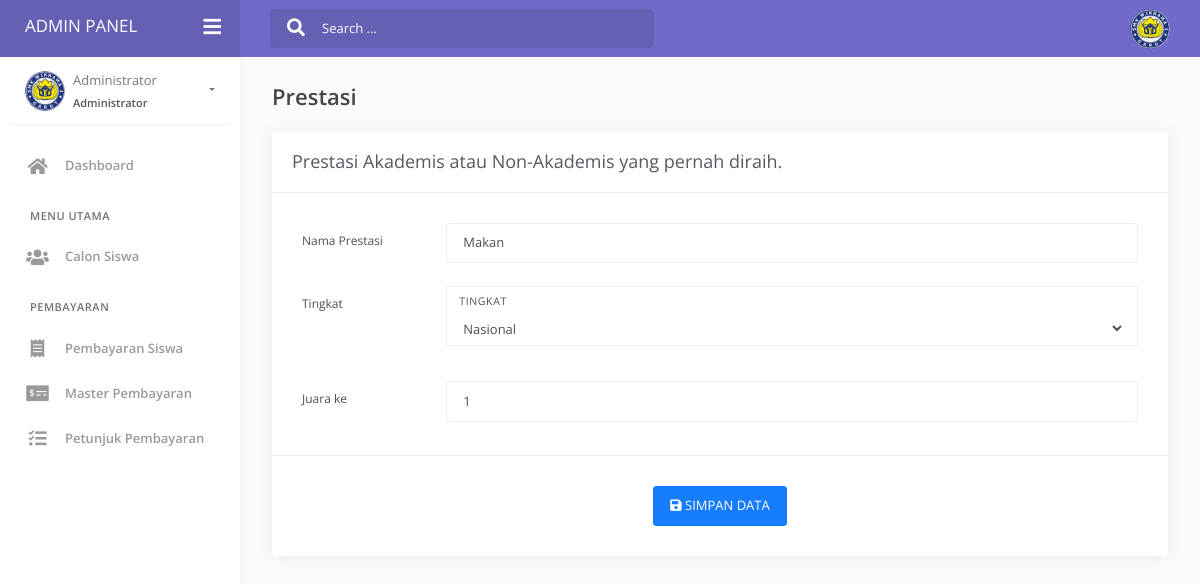
The page /panel/index.php?p=prestasi&id=378 (signed in) on the database its author committed.
### tables this page shows
CREATE TABLE `users` (
  `id` int(11) NOT NULL,
  `username` varchar(35) NOT NULL,
  `password` varchar(50) NOT NULL,
  `nama` varchar(50) NOT NULL,
  `email` varchar(32) NOT NULL,
  `level` int(11) NOT NULL
);

CREATE TABLE `calon_siswa_prestasi` (
  `prestasi_id` int(11) NOT NULL,
  `siswa_id` int(11) NOT NULL,
  `prestasi_nama` varchar(50) NOT NULL,
  `prestasi_tingkat` varchar(20) NOT NULL,
  `prestasi_juara_ke` int(11) NOT NULL
);

### panel/admin/prestasi.php (the view, shortened to what this page needs)
<div class="content">
	<div class="page-inner">
		<div class="page-header">
			<h4 class="page-title">Prestasi</h4>
		</div>
		<div class="card">
			<div class="card-header">
				<div class="card-title">Prestasi Akademis atau Non-Akademis yang pernah diraih.</div>
			</div>
			<form method="post" action="">
				<div class="card-body">
					<?php
					$get_id = $_GET['id'];
					$sql = mysqli_query($koneksi, "SELECT * FROM calon_siswa_prestasi WHERE siswa_id='$get_id'");
					$pres = mysqli_fetch_assoc($sql);
					?>
					<div class="row">
						<div class="col-md-12">
							<div class="form-group row">
								<label class="col-sm-2 col-form-label">Nama Prestasi</label>
								<div class="col-sm-10">
									<input type="text" name="prestasi_nama" class="form-control" value="<?=$pres['prestasi_nama']?>" autocomplete="off" >
								</div>
							</div>
							<div class="form-group row">
								<label class="col-sm-2 col-form-label">Tingkat</label>
								<div class="col-sm-10">
									<div class="form-group form-group-default">
										<label>Tingkat</label>
										<select name="prestasi_tingkat" class="form-control">
											<?php
											$tingkat = mysqli_query($koneksi, "SELECT * FROM tingkat");
											while($tingkat_prestasi = mysqli_fetch_assoc($tingkat)){
												echo '<option value="'.$tingkat_prestasi['id_tingkat'].'" ';
												echo '>'.$tingkat_prestasi['nama_tingkat'].'</option>';
											}
											?>
										</select>
									</div>
								</div>
							</div>
							<div class="form-group row">
								<label class="col-sm-2 col-form-label">Juara ke</label>
								<div class="col-sm-10">
									<input type="number" name="prestasi_juara" class="form-control" value="<?=$pres['prestasi_juara_ke']?>" autocomplete="off">
								</div>
							</div>
						</div>
					</div>
				</div>
				<div class="card-action text-center">
					<button type="submit" class="btn btn-primary"><i class="fa fa-save"></i> SIMPAN DATA</button>
				</div>
			</form>
		</div>
	</div>
</div>

### panel/index.php (shortened to what this page needs)
<?php
include('../config.php');
if(empty($_SESSION['id'])){
	echo '<script>document.location="../login.php";</script>';
}else{
	$id = $_SESSION['id'];
	$level = $_SESSION['level'];
	if($level == 1){
		$sql_admin = mysqli_query($koneksi, "SELECT * FROM users WHERE id='$id' LIMIT 1");
		$row = mysqli_fetch_assoc($sql_admin);
	}else if($level == 2){
		$sql_siswa = mysqli_query($koneksi, "SELECT * FROM calon_siswa WHERE siswa_id='$id' LIMIT 1");
		$row = mysqli_fetch_assoc($sql_siswa);
	}
}
?>
<!DOCTYPE html>
<html lang="en">
<head>
	<link href="https://hayageek.github.io/jQuery-Upload-File/4.0.11/uploadfile.css" rel="stylesheet">
	<link href="https://cdn.jsdelivr.net/npm/summernote@0.8.18/dist/summernote-bs4.min.css" rel="stylesheet">
	<link rel="stylesheet" href="./assets/css/bootstrap.min.css">
	<link rel="stylesheet" href="./assets/css/azzara.min.css">
	<link rel="stylesheet" href="./assets/css/demo.css">
</head>
<body>
	<div class="wrapper">
		<div class="main-header" data-background-color="purple">
			<div class="logo-header">
				<a href="index.php" class="logo text-white">
					ADMIN PANEL
				</a>
				<div class="navbar-minimize">
					<button class="btn btn-minimize btn-rounded">
						<i class="fa fa-bars"></i>
					</button>
				</div>
			</div>
			<nav class="navbar navbar-header navbar-expand-lg">
				<div class="container-fluid">
					<div class="collapse" id="search-nav">
						<form class="navbar-left navbar-form nav-search mr-md-3">
							<div class="input-group">
								<div class="input-group-prepend">
									<button type="submit" class="btn btn-search pr-1">
										<i class="fa fa-search search-icon"></i>
									</button>
								</div>
								<input type="text" placeholder="Search ..." class="form-control">
							</div>
						</form>
					</div>
					<ul class="navbar-nav topbar-nav ml-md-auto align-items-center">
						<li class="nav-item dropdown hidden-caret">
							<a class="dropdown-toggle profile-pic" data-toggle="dropdown" href="#" aria-expanded="false">
								<div class="avatar-sm">
									<img src="../assets/img/logo-smk1.png" alt="..." class="avatar-img rounded-circle">
								</div>
							</a>
						</li>
					</ul>
				</div>
			</nav>
		</div>
		<div class="sidebar">
			<div class="sidebar-wrapper scrollbar-inner">
				<div class="sidebar-content">
					<div class="user">
						<div class="avatar-sm float-left mr-2">
							<img src="../assets/img/logo-smk1.png" alt="..." class="avatar-img rounded-circle">
						</div>
						<div class="info">
							<a data-toggle="collapse" href="#collapseExample" aria-expanded="true">
								<span>
									<?php if($level == 1){ echo $row['nama']; }else{ echo $row['siswa_nama']; } ?>
									<span class="user-level"><?php if($level == 1){ echo 'Administrator'; }else{ echo 'Calon Siswa'; } ?></span>
									<span class="caret"></span>
								</span>
							</a>
						</div>
					</div>
					<ul class="nav">
						<?php
						if($level == 1){
						?>
						<li class="nav-item <?php if(!$_GET['p']){ echo 'active'; } ?>">
							<a href="index.php">
								<i class="fas fa-home"></i>
								<p>Dashboard</p>
							</a>
						</li>
						<li class="nav-section">
							<h4 class="text-section">Menu Utama</h4>
						</li>
						<li class="nav-item <?php if($_GET['p'] == 'siswa' || $_GET['p'] == 'data-siswa'){ echo 'active'; } ?>">
							<a href="index.php?p=siswa">
								<i class="fas fa-users"></i>
								<p>Calon Siswa</p>
							</a>
						</li>
						<li class="nav-section">
							<h4 class="text-section">Pembayaran</h4>
						</li>
						<li class="nav-item <?php if($_GET['p'] == 'pembayaran-siswa'){ echo 'active'; } ?>">
							<a href="index.php?p=pembayaran-siswa">
								<i class="fas fa-receipt"></i>
								<p>Pembayaran Siswa</p>
							</a>
						</li>
						<li class="nav-item <?php if($_GET['p'] == 'pembayaran' || $_GET['p'] == 'pembayaran-tambah'){ echo 'active'; } ?>">
							<a href="index.php?p=pembayaran">
								<i class="fas fa-money-check-alt"></i>
								<p>Master Pembayaran</p>
							</a>
						</li>
						<li class="nav-item <?php if($_GET['p'] == 'pembayaran-petunjuk' || $_GET['p'] == 'pembayaran-petunjuk-tambah'){ echo 'active'; } ?>">
							<a href="index.php?p=pembayaran-petunjuk">
								<i class="fas fa-tasks"></i>
								<p>Petunjuk Pembayaran</p>
							</a>
						</li>
						<?php
						}else if($level == 2){
						?>
						<li class="nav-item <?php if(!isset($_GET['p'])){ echo 'active'; } ?>">
							<a href="index.php">
								<i class="fas fa-home"></i>
								<p>Dashboard</p>
							</a>
						</li>
						<li class="nav-section">
							<span class="sidebar-mini-icon">
								<i class="fa fa-ellipsis-h"></i>
							</span>
							<h4 class="text-section">Menu Utama</h4>
						</li>
						<li class="nav-item <?php if(isset($_GET['p'])){ if($_GET['p'] == 'biodata' || $_GET['p'] == 'uan' || $_GET['p'] == 'jurusan' || $_GET['p'] == 'prestasi' || $_GET['p'] == 'ortu'){ echo 'active submenu'; } } ?>">
							<a data-toggle="collapse" href="#data">
								<i class="fas fa-layer-group"></i>
								<p>Lengkapi Data</p>
								<span class="caret"></span>
							</a>
							<div class="collapse <?php if(isset($_GET['p'])){ if($_GET['p'] == 'biodata' || $_GET['p'] == 'uan' || $_GET['p'] == 'jurusan' || $_GET['p'] == 'prestasi' || $_GET['p'] == 'ortu'){ echo 'show'; } } ?>" id="data">
								<ul class="nav nav-collapse">
									<li <?php if(isset($_GET['p'])){ if($_GET['p'] == 'biodata'){ echo 'class="active"'; } } ?>>
										<a href="index.php?p=biodata">
											<span class="sub-item">Biodata Diri</span>
										</a>
									</li>
									<li <?php if(isset($_GET['p'])){ if($_GET['p'] == 'uan'){ echo 'class="active"'; } } ?>>
										<a href="index.php?p=uan">
											<span class="sub-item">Nilai UAN</span>
										</a>
									</li>
									<li <?php if(isset($_GET['p'])){ if($_GET['p'] == 'jurusan'){ echo 'class="active"'; } } ?>>
										<a href="index.php?p=jurusan">
											<span class="sub-item">Pilihan Jurusan</span>
										</a>
									</li>
									<li <?php if(isset($_GET['p'])){ if($_GET['p'] == 'prestasi'){ echo 'class="active"'; } } ?>>
										<a href="index.php?p=prestasi">
											<span class="sub-item">Prestasi</span>
										</a>
									</li>
									<li <?php if(isset($_GET['p'])){ if($_GET['p'] == 'ortu'){ echo 'class="active"'; } } ?>>
										<a href="index.php?p=ortu">
											<span class="sub-item">Orang Tua</span>
										</a>
									</li>
								</ul>
							</div>
						</li>
						<li class="nav-item <?php if(isset($_GET['p'])){ if($_GET['p'] == 'kk' || $_GET['p'] == 'ijasah' || $_GET['p'] == 'nisn'){ echo 'active submenu'; } } ?>">
							<a data-toggle="collapse" href="#upload">
								<i class="fas fa-upload"></i>
								<p>Upload Data</p>
								<span class="caret"></span>
							</a>
							<div class="collapse <?php if(isset($_GET['p'])){ if($_GET['p'] == 'kk' || $_GET['p'] == 'ijasah' || $_GET['p'] == 'nisn'){ echo 'show'; } } ?>" id="upload">
								<ul class="nav nav-collapse">
									<li <?php if(isset($_GET['p'])){ if($_GET['p'] == 'kk'){ echo 'class="active"'; } } ?>>
										<a href="index.php?p=kk">
											<span class="sub-item">Upload Kartu Keluarga</span>
										</a>
									</li>
									<li <?php if(isset($_GET['p'])){ if($_GET['p'] == 'ijasah'){ echo 'class="active"'; } } ?>>
										<a href="index.php?p=ijasah">
											<span class="sub-item">Upload Ijasah</span>
										</a>
									</li>
									<li <?php if(isset($_GET['p'])){ if($_GET['p'] == 'nisn'){ echo 'class="active"'; } } ?>>
										<a href="index.php?p=nisn">
											<span class="sub-item">Upload NISN</span>
										</a>
									</li>
								</ul>
							</div>
						</li>
						<li class="nav-item <?php if(isset($_GET['p'])){ if($_GET['p'] == 'ringkasan'){ echo 'active'; } } ?>">
							<a href="index.php?p=ringkasan">
								<i class="fas fa-clipboard-list"></i>
								<p>Ringkasan Akun</p>
							</a>
						</li>
						<?php
						}
						?>
					</ul>
				</div>
			</div>
		</div>
		<div class="main-panel">
			<?php
			if($level == 1){
				$pages_dir = 'admin';
				if(!empty($_GET['p'])){
					$pages = scandir($pages_dir, 0);
					unset($pages[0], $pages[1]);
					$p = $_GET['p'];
					if(in_array($p.'.php', $pages)){
						include($pages_dir.'/'.$p.'.php');
					} else {
						echo 'Halaman tidak ditemukan! :(';
					}
				} else {
					include($pages_dir.'/home.php');
				}
			}else if($level == 2){
				$pages_dir = 'siswa';
				if(!empty($_GET['p'])){
					$pages = scandir($pages_dir, 0);
					unset($pages[0], $pages[1]);
					$p = $_GET['p'];
					if(in_array($p.'.php', $pages)){
						include($pages_dir.'/'.$p.'.php');
					} else {
						echo 'Halaman tidak ditemukan! :(';
					}
				} else {
					include($pages_dir.'/home.php');
				}
			}
			?>
		</div>
	</div>
</body>
</html>

### rows shown on the page
users: nama "Administrator"
calon_siswa_prestasi: prestasi_nama "Makan", prestasi_juara "1"

### other values the page prints
form field prestasi_tingkat "Nasional"
